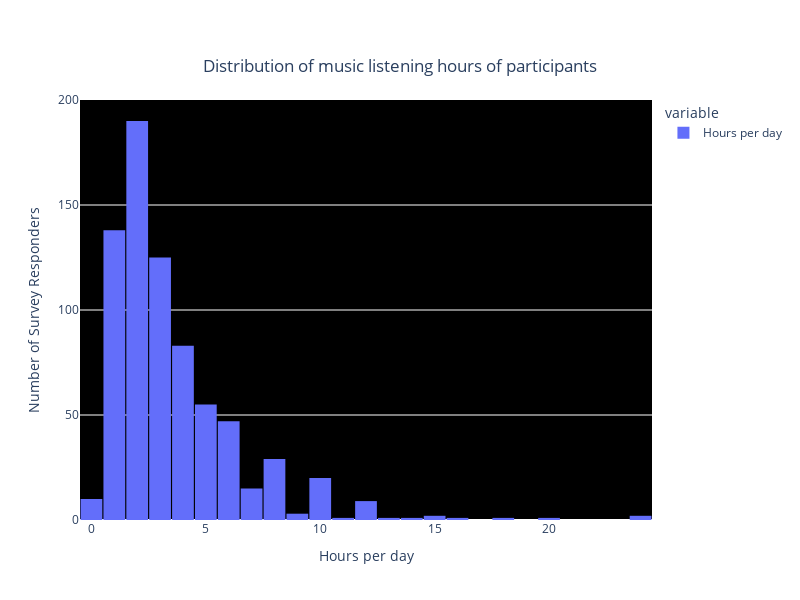

The notebook cell saved with this chart:
### Markdown cell above
## 2. Hours per day

### Code cell
fig = px.histogram(survey['Hours per day'], 
                   nbins=40, 
                   title="Distribution of music listening hours of participants")

fig.update_layout(
    bargap=0.05, 
    title_x=0.5, 
    title_y=0.9,
    font=dict(size=12),
    xaxis_title='Hours per day', yaxis_title='Number of Survey Responders',
    xaxis=dict(tickvals=list(range(0, 100, 5))),
    plot_bgcolor='black',
    height=600, width=800
)

fig.show()

### Figure 1 — Plotly figure (JSON) as saved in the notebook; plotly's stock layout.template omitted (floating-point values rounded to 4 significant figures; data arrays with more than 128 entries replaced by an {"elided": "..."} marker saying what was removed)
{"data": [{"alignmentgroup": "True", "bingroup": "x", "hovertemplate": "variable=Hours per day<br>value=%{x}<br>count=%{y}<extra></extra>", "legendgroup": "Hours per day", "marker": {"color": "#636efa", "pattern": {"shape": ""}}, "name": "Hours per day", "nbinsx": 40, "offsetgroup": "Hours per day", "orientation": "v", "showlegend": true, "type": "histogram", "x": {"elided": "734 float values"}, "xaxis": "x", "yaxis": "y"}], "layout": {"bargap": 0.05, "barmode": "relative", "font": {"size": 12}, "height": 600, "legend": {"title": {"text": "variable"}, "tracegroupgap": 0}, "plot_bgcolor": "black", "title": {"text": "Distribution of music listening hours of participants", "x": 0.5, "y": 0.9}, "width": 800, "xaxis": {"anchor": "y", "domain": [0, 1], "tickvals": [0, 5, 10, 15, 20, 25, 30, 35, 40, 45, 50, 55, 60, 65, 70, 75, 80, 85, 90, 95], "title": {"text": "Hours per day"}}, "yaxis": {"anchor": "x", "domain": [0, 1], "title": {"text": "Number of Survey Responders"}}}}
